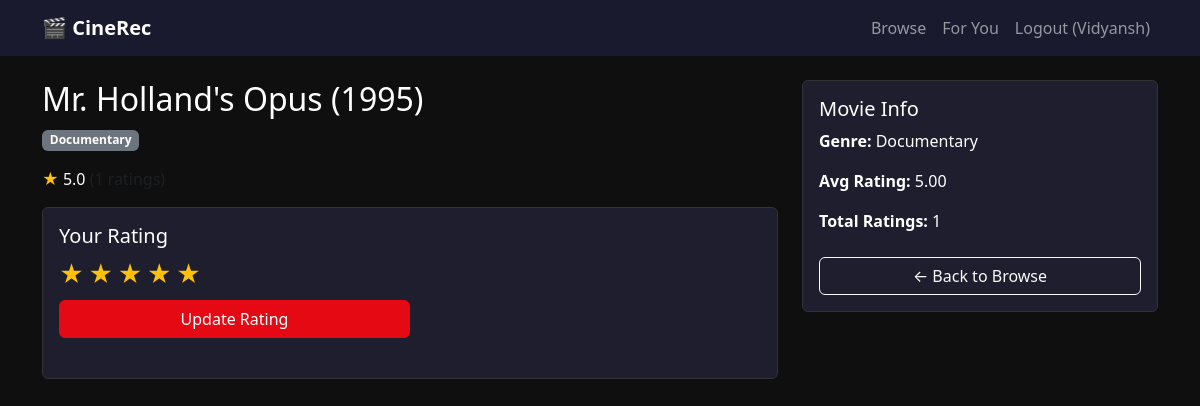
The app's page /movie/15 (signed in) with its own data.
### backend/models.py (models this page shows)
class User(UserMixin, db.Model):
    __tablename__ = 'user'
    id = db.Column(db.Integer, primary_key=True)
    name = db.Column(db.String(100), nullable=False)
    email = db.Column(db.String(120), unique=True, nullable=False)
    password_hash = db.Column(db.String(200), nullable=False)
    created_at = db.Column(db.DateTime, default=datetime.utcnow)
    ratings = db.relationship('Rating', backref='user', lazy=True)

class Movie(db.Model):
    __tablename__ = 'movie'
    id = db.Column(db.Integer, primary_key=True)
    title = db.Column(db.String(200), nullable=False)
    genres = db.Column(db.String(200))
    avg_rating = db.Column(db.Float, default=0.0)
    rating_count = db.Column(db.Integer, default=0)
    ratings = db.relationship('Rating', backref='movie', lazy=True)

### backend/routes/movies.py (the view)
@movies_bp.route('/movie/<int:movie_id>')
@login_required
def movie_detail(movie_id):
    movie = Movie.query.get_or_404(movie_id)
    user_rating = Rating.query.filter_by(user_id=current_user.id, movie_id=movie_id).first()
    return render_template('movie.html', movie=movie, user_rating=user_rating)

### frontend/templates/movie.html (shortened to what this page needs)
{% extends 'base.html' %}
{% block content %}
<div class="row">
    <div class="col-md-8">
        <h2>{{ movie.title }}</h2>
        <p><span class="badge bg-secondary">{{ movie.genres }}</span></p>
        <p><span class="text-warning">★</span> {{ "%.1f"|format(movie.avg_rating) }}
           <span class="text-muted">({{ movie.rating_count }} ratings)</span></p>
        <div class="card p-3 mt-3">
            <h5>Your Rating</h5>
            <div class="star-rating" id="starRating">
                {% for i in range(1, 6) %}
                <span data-value="{{ i }}"
                      class="{% if user_rating and user_rating.score >= i %}active{% endif %}">★</span>
                {% endfor %}
            </div>
            <button class="btn btn-primary mt-2 w-50" onclick="submitRating()">
                {{ 'Update Rating' if user_rating else 'Rate This Movie' }}
            </button>
        </div>
    </div>
    <div class="col-md-4">
        <div class="card p-3">
            <h5>Movie Info</h5>
            <p><strong>Genre:</strong> {{ movie.genres }}</p>
            <p><strong>Avg Rating:</strong> {{ "%.2f"|format(movie.avg_rating) }}</p>
            <p><strong>Total Ratings:</strong> {{ movie.rating_count }}</p>
            <a href="/browse" class="btn btn-outline-light w-100 mt-2">← Back to Browse</a>
        </div>
    </div>
</div>
{% endblock %}

### frontend/templates/base.html (shortened to what this page needs)
<!DOCTYPE html>
<html lang="en">
<head>
    <link href="https://cdn.jsdelivr.net/npm/bootstrap@5.3.0/dist/css/bootstrap.min.css" rel="stylesheet">
    <link href="https://cdnjs.cloudflare.com/ajax/libs/font-awesome/6.4.0/css/all.min.css" rel="stylesheet">
</head>
<body>
{% if current_user.is_authenticated %}
<nav class="navbar navbar-expand-lg navbar-dark">
    <div class="container">
        <a class="navbar-brand fw-bold" href="/dashboard">🎬 CineRec</a>
        <div class="navbar-nav ms-auto">
            <a class="nav-link" href="/browse">Browse</a>
            <a class="nav-link" href="/recommend">For You</a>
            <a class="nav-link" href="/logout">Logout ({{ current_user.name }})</a>
        </div>
    </div>
</nav>
{% endif %}
<div class="container mt-4">
    {% block content %}{% endblock %}
</div>
</body>
</html>

### frontend/templates/base.html (style rules this page uses)
body { background-color: #0f0f0f; color: #ffffff; }
.navbar { background-color: #1a1a2e !important; }
.card { background-color: #1e1e2e; border: 1px solid #333; color: #fff; }
.btn-primary { background-color: #e50914; border-color: #e50914; }
.star-rating span { cursor: pointer; font-size: 1.5rem; color: #555; }
.star-rating span.active { color: #ffc107; }

### records on screen
User: name "Vidyansh"
Movie: title "Mr. Holland's Opus (1995)", genres "Documentary", avg_rating "5.0", avg_rating "5.00", rating_count "1"

### other values on screen
{{ 'Update Rating' if user_rating else 'Rate This Movie' }} "Update Rating"
